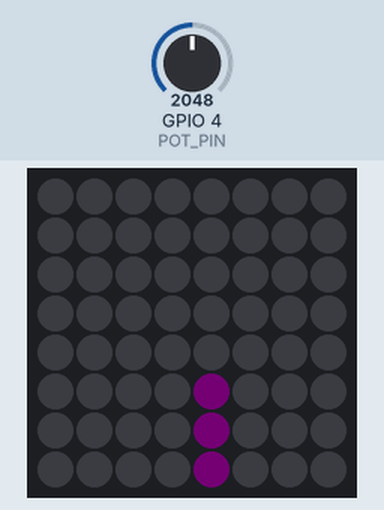
Simulated run of this sketch. Board: ESP32. Shown: 8×8 RGB LED matrix (first LED top left, wired row by row). The inputs (shaded band) are chosen by the test bench; at power-on: GPIO 4 (POT_PIN) = 2048. Dim RGB values are drawn brighter than linear.

Above: at 0.23 s.
1.3 s: GPIO 4 (POT_PIN) set to 2866
At 1.45 s:
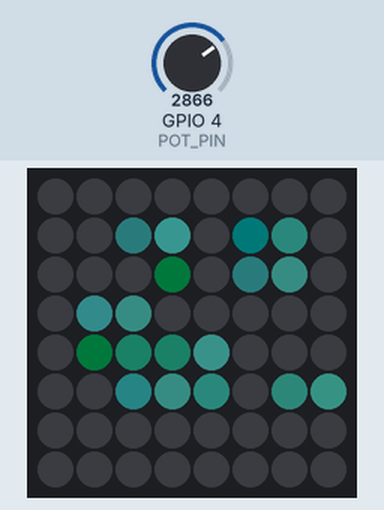
3.7 s: GPIO 4 (POT_PIN) set to 491
At 3.85 s:
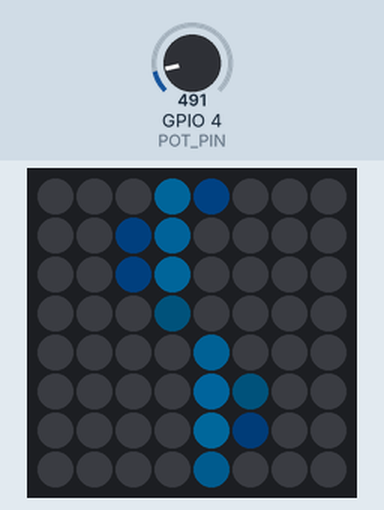
6.1 s: GPIO 4 (POT_PIN) set to 1228
At 6.25 s:
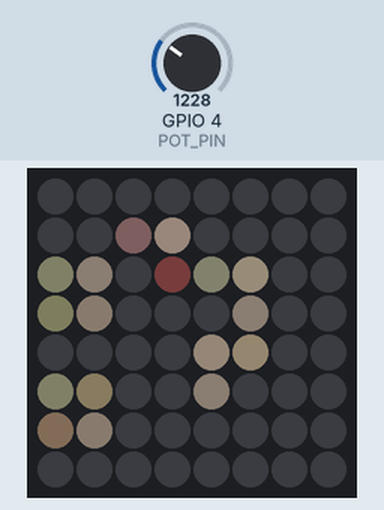
8.5 s: GPIO 4 (POT_PIN) set to 3603
At 8.65 s:
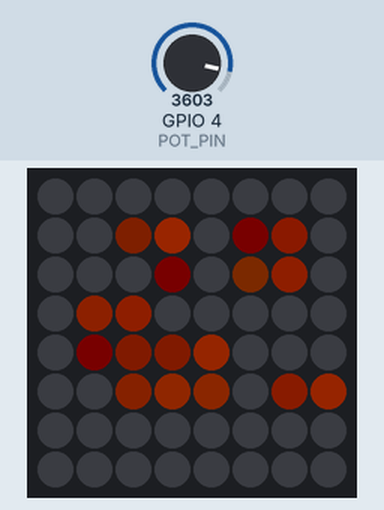
Timing chart, 0 to 11.5 s (numbered marks = the images above; inputs shaded):
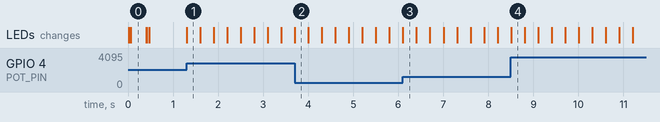

Measured:
- after the input at 1.3 s, the LEDs: change at once (image 1)
- after the input at 3.7 s, the LEDs: change at once (image 2)
- after the input at 6.1 s, the LEDs: change at once (image 3)
- after the input at 8.5 s, the LEDs: change at once (image 4)

The sketch:

ESP32_ws2812b_drift_animation.ino
```cpp
#include <FastLED.h>

#define LED_PIN  13
#define COLOR_ORDER GRB
#define CHIPSET     WS2812
#define BRIGHTNESS 32
#define LED_COLS 8
#define LED_ROWS 8
#define POT_PIN     4

#define NUM_LEDS (LED_COLS * LED_ROWS)

CRGBPalette16 dynamicPalette;
CRGB leds[NUM_LEDS];
uint8_t value;
// Param for different pixel layouts
const bool    kMatrixSerpentineLayout = true;
const bool    kMatrixVertical = false;

int potValue;
int colorIndex;


//bla bla
void setup() {
  FastLED.addLeds<CHIPSET, LED_PIN, COLOR_ORDER>(leds, NUM_LEDS).setCorrection(TypicalSMD5050);
  FastLED.setBrightness( BRIGHTNESS );
  Serial.begin(115200);

  // инициализация динамической палитры
  dynamicPalette = CRGBPalette16(
                     CRGB::Black,
                     CRGB::Blue,
                     CRGB::DeepSkyBlue,
                     CRGB::Turquoise,
                     CRGB::MintCream,
                     CRGB::PeachPuff,
                     CRGB::OrangeRed,
                     CRGB::Purple,
                     CRGB::Black,
                     CRGB::Blue,
                     CRGB::DeepSkyBlue,
                     CRGB::Turquoise,
                     CRGB::MintCream,
                     CRGB::PeachPuff,
                     CRGB::OrangeRed,
                     CRGB::Purple
                   );
}

void loop() {
  // put your main code here, to run repeatedly:
  draw();
  FastLED.show();
  // чтение значения потенциометра и масштабирование его до диапазона цветов
  potValue = analogRead(POT_PIN);
  colorIndex = map(potValue, 0, 4096, 0, 255);


}


#define CenterX ((LED_COLS / 2) - 0.5)
#define CenterY ((LED_ROWS / 2) - 0.5)
const byte maxDim = max(LED_COLS, LED_ROWS);

void drawPixelXYF(float x, float y, const CRGB & color) {
  // extract the fractional parts and derive their inverses
  uint8_t xx = (x - (int) x) * 255;
  uint8_t yy = (y - (int) y) * 255;
  uint8_t ix = 255 - xx;
  uint8_t iy = 255 - yy;
  // calculate the intensities for each affected pixel
#define WU_WEIGHT(a, b)((uint8_t)(((a) * (b) + (a) + (b)) >> 8))
  uint8_t wu[4] = {
    WU_WEIGHT(ix, iy),
    WU_WEIGHT(xx, iy),
    WU_WEIGHT(ix, yy),
    WU_WEIGHT(xx, yy)
  };
  // multiply the intensities by the colour, and saturating-add them to the pixels
  for (uint8_t i = 0; i < 4; i++) {
    int16_t xn = x + (i & 1), yn = y + ((i >> 1) & 1);
    CRGB clr = leds[XY(xn, yn)];
    clr.r = qadd8(clr.r, (color.r * wu[i]) >> 8);
    clr.g = qadd8(clr.g, (color.g * wu[i]) >> 8);
    clr.b = qadd8(clr.b, (color.b * wu[i]) >> 8);
    leds[XY(xn, yn)] = clr;
  }
#undef WU_WEIGHT
}


uint16_t XY( uint8_t x, uint8_t y)
{
  uint16_t i;

  if ( kMatrixSerpentineLayout == false) {
    if (kMatrixVertical == false) {
      i = (y * LED_ROWS) + x;
    } else {
      i = LED_COLS * (LED_ROWS - (x + 1)) + y;
    }
  }

  if ( kMatrixSerpentineLayout == true) {
    if (kMatrixVertical == false) {
      if ( y & 0x01) {
        // Odd rows run backwards
        uint8_t reverseX = (LED_ROWS - 1) - x;
        i = (y * LED_ROWS) + reverseX;
      } else {
        // Even rows run forwards
        i = (y * LED_ROWS) + x;
      }
    } else { // vertical positioning
      if ( x & 0x01) {
        i = LED_COLS * (LED_ROWS - (x + 1)) + y;
      } else {
        i = LED_COLS * (LED_ROWS - x) - (y + 1);
      }
    }
  }

  return i;
}


void draw() {
  FastLED.clear(); //fadeToBlackBy(leds, NUM_LEDS, 16);
  unsigned long t = millis() / 10;
  for (float i = 1; i < maxDim / 2.; i += 0.5) {
    double angle = radians(t * (maxDim / 2 - i));
    drawPixelXYF(CenterX + sin(angle) * i, CenterY + cos(angle) * i, ColorFromPalette(dynamicPalette, colorIndex));
  }

}
```
